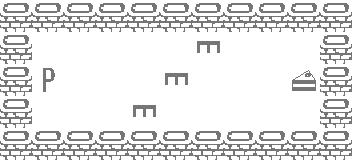

Tiled map render using the project's own tile images. Description and the whole map definition, tile-layer contents included, below:
An orthogonal 11x5 tile map with 32x32 px tiles, 1 tile layer (Tile Layer 1).

<map version="1.2" tiledversion="2020.04.10" orientation="orthogonal" renderorder="right-down" width="11" height="5" tilewidth="32" tileheight="32" infinite="0" nextlayerid="2" nextobjectid="1">
 <editorsettings>
  <export target="Lua Levels/level2.lua" format="lua" />
 </editorsettings>
 <properties>
  <property name="description" value="Dont stop on enemies" />
 </properties>
 <tileset firstgid="1" source="Walls baba is you.tsx" />
 <layer id="1" name="Tile Layer 1" width="11" height="5">
  <data>
   <tile gid="2" />
   <tile gid="2" />
   <tile gid="2" />
   <tile gid="2" />
   <tile gid="2" />
   <tile gid="2" />
   <tile gid="2" />
   <tile gid="2" />
   <tile gid="2" />
   <tile gid="2" />
   <tile gid="2" />
   <tile gid="2" />
   <tile gid="1" />
   <tile gid="1" />
   <tile gid="1" />
   <tile gid="1" />
   <tile gid="1" />
   <tile gid="5" />
   <tile gid="1" />
   <tile gid="1" />
   <tile gid="1" />
   <tile gid="2" />
   <tile gid="2" />
   <tile gid="3" />
   <tile gid="1" />
   <tile gid="1" />
   <tile gid="1" />
   <tile gid="5" />
   <tile gid="1" />
   <tile gid="1" />
   <tile gid="1" />
   <tile gid="9" />
   <tile gid="2" />
   <tile gid="2" />
   <tile gid="1" />
   <tile gid="1" />
   <tile gid="1" />
   <tile gid="5" />
   <tile gid="1" />
   <tile gid="1" />
   <tile gid="1" />
   <tile gid="1" />
   <tile gid="1" />
   <tile gid="2" />
   <tile gid="2" />
   <tile gid="2" />
   <tile gid="2" />
   <tile gid="2" />
   <tile gid="2" />
   <tile gid="2" />
   <tile gid="2" />
   <tile gid="2" />
   <tile gid="2" />
   <tile gid="2" />
   <tile gid="2" />
  </data>
 </layer>
</map>